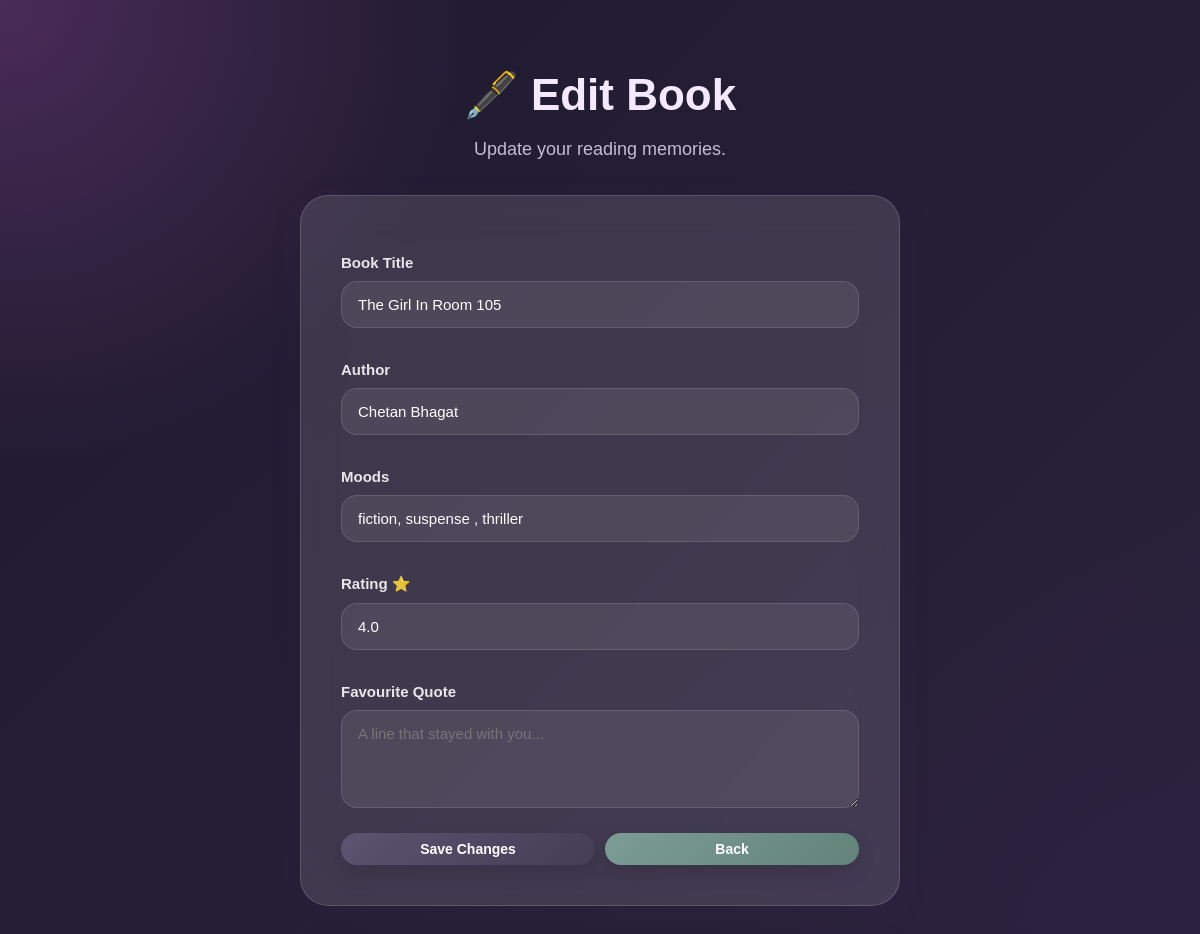
Screenshot of /edit/38 (signed in) with the database file from the repository.
### app.py (models this page shows)
class Book(db.Model):
    id = db.Column(
        db.Integer,
        primary_key=True
    )
    title = db.Column(
        db.String(200),
        nullable=False
    )
    author = db.Column(
        db.String(200),
        nullable=False
    )
    mood = db.Column(
        db.String(200),
        nullable=False
    )
    rating = db.Column(
        db.Float,
        nullable=False
    )
    favorite = db.Column(
        db.Boolean,
        default=False
    )
    quote = db.Column(db.Text)
    cover_url = db.Column(
        db.String(500)
    )
    created_at = db.Column(
        db.DateTime,
        default = datetime.now(timezone.utc)
    )
    user_id = db.Column(
        db.Integer,
        db.ForeignKey("user.id"),
        nullable=False
    )

### app.py (the view, shortened to what this page needs)
@app.route("/edit/<int:id>", methods=["GET", "POST"])
@login_required
def edit_book(id):
    book = Book.query.filter_by(
        id=id,
        user_id=current_user.id
    ).first_or_404()
    return render_template(
        "edit.html",
        book=book
    )

### app.py (called while the page is built)
@login_manager.user_loader
def load_user(user_id):
    return db.session.get(
        User,
        int(user_id)
    )

### templates/edit.html (shortened to what this page needs)
<!doctype html>
<html lang="en">
  <head>
    <link rel="stylesheet" href="{{url_for('static',filename='style.css')}}" />
  </head>
  <body class="dark-mode">
    <div class="container">
      <h1 class="edit-title">🖋️ Edit Book</h1>
      <p class="edit-subtitle">Update your reading memories.</p>
      <form method="POST" class="edit-form">
        <label>Book Title</label>
        <input type="text" name="title" value="{{ book.title }}" required />
        <label>Author</label>
        <input type="text" name="author" value="{{ book.author }}" required />
        <label>Moods</label>
        <input
          type="text"
          name="mood"
          autocomplete="off"
          value="{{ book.mood }}"
          required
        />
        <label>Rating ⭐</label>
        <input
          type="number"
          name="rating"
          value="{{ book.rating }}"
          min="1"
          max="5"
          step="0.1"
          required
        />
        <label> Favourite Quote</label>
        <textarea
          name="quote"
          rows="4"
          placeholder="A line that stayed with you..."
        >
{{ book.quote }}</textarea
        >
        <div class="button-row">
          <button class="btn brown-btn" type="submit">Save Changes</button>
          <a href="/" class="btn green-btn"> Back </a>
        </div>
      </form>
    </div>
  </body>
</html>

### static/style.css (style rules this page uses)
* { box-sizing: border-box; }
:root { --primary: #5c5470; --primary-dark: #433d55; --secondary: #7c9d96; --secondary-dark: #62827a; --danger: #d67b7b; --danger-dark: #be6363; --gold: #d4a373; --gold-dark: #bc8a5f; --text-main: #3d3d3d; --text-soft: #6f687c; --page-bg: #f6f3ee; --glass-bg: rgba(255, 255, 255, 0.48); --glass-border: rgba(92, 84, 112, 0.14); --card-bg: rgba(255, 255, 255, 0.48); --shadow: 0 8px 32px rgba(67, 61, 85, 0.12); --hover-shadow: 0 18px 40px rgba(67, 61, 85, 0.18); }
body { margin: 0; padding: 40px; min-height: 100vh; font-family: "Poppins", sans-serif; color: var(--text-main); background: radial-gradient(circle at top left, #f3d9fa 0%, transparent 28%), radial-gradient(circle at bottom right, #d6e4ff 0%, transparent 30%), linear-gradient(135deg, #f6f3ee, #e9e2d8); background-attachment: fixed; }
.container { max-width: 1450px; margin: auto; }
.navbar, form, .book-card, .stat-card, .history-card, .api-search-box { background: var(--card-bg); backdrop-filter: blur(22px); -webkit-backdrop-filter: blur(22px); border: 1px solid var(--glass-border); border-radius: 26px; box-shadow: var(--shadow), inset 0 1px 1px rgba(255, 255, 255, 0.22); }
.edit-form { max-width: 600px; margin: 35px auto; padding: 40px; background: rgba(255, 255, 255, 0.22); backdrop-filter: blur(18px); border-radius: 28px; box-shadow: var(--shadow); }
label { display: block; margin-top: 18px; margin-bottom: 10px; font-size: 15px; font-weight: 600; color: var(--primary-dark); }
.edit-form label { color: rgba(255, 255, 255, 0.88); }
.edit-title { font-size: 44px; margin-bottom: 8px; text-align: center; }
.edit-subtitle { font-size: 18px; color: var(--text-soft); margin-bottom: 35px; text-align: center; opacity: 0.8; }
form { width: 100%; max-width: 520px; margin: 28px auto; padding: 32px; display: flex; flex-direction: column; }
input, select, textarea { width: 100%; margin-top: 0; padding: 14px 16px; margin-bottom: 15px; border-radius: 16px; border: 1px solid rgba(255, 255, 255, 0.15); background: rgba(255, 255, 255, 0.7); font-size: 15px; font-weight: 500; margin-top: 0; font-family: inherit; color: var(--text-main); transition: 0.25s ease; }
textarea { resize: vertical; min-height: 80px; }
.btn { display: inline-flex; justify-content: center; align-items: center; gap: 6px; box-shadow: 0 8px 20px rgba(0, 0, 0, 0.12); padding: 8px 12px; border: none; border-radius: 16px; text-decoration: none; color: white; font-size: 14px; font-weight: 600; cursor: pointer; transition: transform 0.25s ease, box-shadow 0.25s ease, opacity 0.25s ease; white-space: nowrap; }
.brown-btn { background: linear-gradient(135deg, var(--primary), var(--primary-dark)); }
.green-btn { background: linear-gradient(135deg, var(--secondary), var(--secondary-dark)); }
.button-row { display: flex; gap: 10px; margin-top: auto; padding-top: 10px; }
.button-row .btn { flex: 1; }
body.dark-mode { background: radial-gradient(circle at top left, #4a2c59 0%, transparent 30%), radial-gradient(circle at bottom right, #2c2140 0%, transparent 30%), linear-gradient(135deg, #1f1a2e, #2b223d); color: #f5e9ff; }
body.dark-mode .navbar, body.dark-mode form, body.dark-mode .book-card, body.dark-mode .api-search-box, body.dark-mode .insight-card, body.dark-mode .chart-card, body.dark-mode .stat-card, body.dark-mode .book-highlight { background: rgba(255, 255, 255, 0.12); border: 1px solid rgba(255, 255, 255, 0.15); backdrop-filter: blur(20px); }
body.dark-mode p, body.dark-mode span, body.dark-mode strong { color: #ece4f6; }
body.dark-mode input, body.dark-mode select, body.dark-mode textarea { background: rgba(255, 255, 255, 0.08); color: white; border: 1px solid rgba(255, 255, 255, 0.12); }
body.dark-mode input::placeholder { color: #d8cde6; }

### rows the page displays
Book: title "The Girl In Room 105", author "Chetan Bhagat", mood "fiction, suspense , thriller", rating "4.0"
